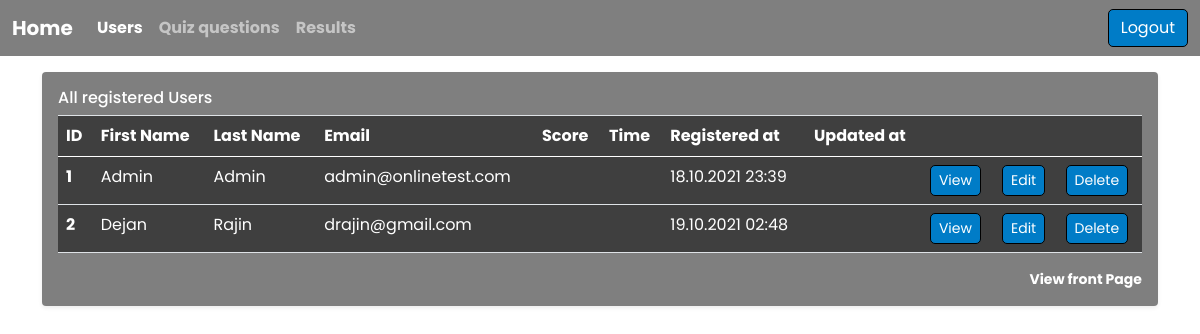
Screenshot of /admin/users/index.php (signed in) with the database file from the repository.
### tables this page shows
CREATE TABLE `users` (
  `id` int(11) NOT NULL,
  `first_name` varchar(255) NOT NULL,
  `last_name` varchar(255) NOT NULL,
  `email` varchar(60) NOT NULL,
  `password` varchar(60) NOT NULL,
  `is_admin` tinyint(1) NOT NULL DEFAULT 0,
  `score` int(11) DEFAULT NULL,
  `time` int(11) DEFAULT NULL,
  `created_at` timestamp NOT NULL DEFAULT current_timestamp(),
  `updated_at` timestamp NULL DEFAULT NULL
);

### admin/users/index.php (called while the page is built, shortened)
<?php
$users = User::select_all();
include(INCLUDES_PATH . '/header.php');
include(INCLUDES_PATH . '/navbar.php');
include 'views/index.view.php';
include(INCLUDES_PATH . '/footer.php');

### classes/QueryBuilder.php (called while the page is built, shortened)
<?php
class QueryBuilder {
    static protected PDO $db;
    protected static string $table_name = "";
    public static function set_db_session($db, $session)
    {
        self::$db = $db;
    }
    public static function select_all()
    {
        $sql = "SELECT * FROM ".static::$table_name. "";
        $query = self::$db->prepare($sql);
        $query->execute();
        return $query->fetchAll(PDO::FETCH_OBJ);
    }
}

### admin/users/views/index.view.php (the view, shortened to what this page needs)
<main class="container">
    <div class="my-3 p-3 transparent rounded shadow-sm">
        <h6 class="border-bottom pb-2 mb-0 text-white">All registered Users</h6>
        <table class="table transparent text-white table-hover">
            <thead>
            <tr>
                <th>ID</th>
                <th>First Name</th>
                <th>Last Name</th>
                <th>Email</th>
                <th>Score</th>
                <th>Time</th>
                <th>Registered at</th>
                <th>Updated at</th>
                <th></th>
                <th></th>
                <th></th>
            </tr>
            </thead>
            <tbody>
            <?php foreach($users as $user):  ?>
                <tr>
                    <th><?php echo $user->id; ?></th>
                    <td><?php echo $user->first_name; ?></td>
                    <td><?php echo $user->last_name; ?></td>
                    <td><?php echo $user->email; ?></td>
                    <td><?php echo $user->score; ?></td>
                    <td><?php echo $user->time; ?></td>
                    <td><?php display_time($user->created_at); ?></td>
                    <td><?php display_time($user->updated_at); ?></td>
                    <td><a href="show.php?id=<?php echo $user->id; ?>" class="btn  btn-sm">View</a></td>
                    <td><a href="edit.php?id=<?php echo $user->id; ?>" class="btn btn-sm">Edit</a></td>
                    <td>
                        <form method="post" action="delete.php?id=<?php echo $user->id; ?>">
                            <div id="operations">
                                <input type="submit" name="commit" class="btn btn-sm" value="Delete" />
                            </div>
                        </form>
                    </td>
                </tr>
            <?php  endforeach; ?>
            </tbody>
        </table>
        <small class="d-block text-end mt-3">
            <a href="<?php echo URLROOT ?>" target="_blank">View front Page</a>
        </small>
    </div>

### helpers.php (shortened to what this page needs)
<?php
function display_time($time) {
    if($time) {
        echo date('d.m.Y H:i', strtotime($time));
    } else {
        return false;
    }
}

### css/main.css (style rules this page uses)
:root { --fontFamily: 'Poppins', sans-serif; --fontLogo: 'Josefin Sans', sans-serif; --secondaryColor: #9dadbc; --ShadowLightBlue: rgba(238, 251, 251, 0.8); --DarkBlue: #12232E; --LightestBlue: #4DA8DA; --ShadowDarkBlue: #203647; --LighterBlue: #007CC7; --btnDisabled: #dadbc; --yellowGreen: #b3b679; --black: #000000; --white: #ffffff; --fontSize: 16px; --transition: .3s ease; --text: #444444; }
* { margin: 0; padding: 0; box-sizing: border-box; }
body { font-family: var(--fontFamily); font-size: var(--fontSize); background-image: url(../img/bg.jpg); background-size: cover; background-position: center top; color: var(--white); }
a { text-decoration: none; font-weight: bold; color: white; }
.transparent { background: rgba(0, 0, 0, 0.5); }
.btn { background-color: var(--LighterBlue); border: 1px solid var(--black); border-radius: 5px; color: white!important; }

### rows the page displays
users: id "1", first_name "Admin", last_name "Admin", email "admin@onlinetest.com", created_at "18.10.2021 23:39"
users: id "2", first_name "Dejan", last_name "Rajin", email "drajin@gmail.com", created_at "19.10.2021 02:48"
